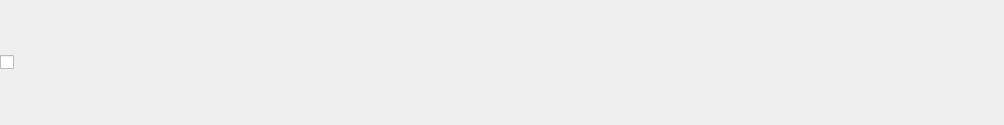
<?xml version="1.0" encoding="UTF-8"?>
<ui version="4.0">
 <class>PLSImporterItem</class>
 <widget class="QFrame" name="PLSImporterItem">
  <property name="geometry">
   <rect>
    <x>0</x>
    <y>0</y>
    <width>1004</width>
    <height>125</height>
   </rect>
  </property>
  <property name="windowTitle">
   <string>PLSImporterItem</string>
  </property>
  <layout class="QHBoxLayout" name="horizontalLayout">
   <property name="spacing">
    <number>9</number>
   </property>
   <property name="leftMargin">
    <number>0</number>
   </property>
   <property name="topMargin">
    <number>0</number>
   </property>
   <property name="rightMargin">
    <number>0</number>
   </property>
   <property name="bottomMargin">
    <number>0</number>
   </property>
   <item>
    <widget class="QCheckBox" name="selectCheckBox">
     <property name="text">
      <string/>
     </property>
    </widget>
   </item>
   <item>
    <widget class="PLSLabel" name="nameLabel">
     <property name="text">
      <string/>
     </property>
    </widget>
   </item>
   <item>
    <widget class="PLSLabel" name="programLabel">
     <property name="text">
      <string/>
     </property>
    </widget>
   </item>
  </layout>
 </widget>
 <customwidgets>
  <customwidget>
   <class>PLSLabel</class>
   <extends>QLabel</extends>
   <header>PLSLabel.h</header>
  </customwidget>
 </customwidgets>
 <resources/>
 <connections/>
</ui>
